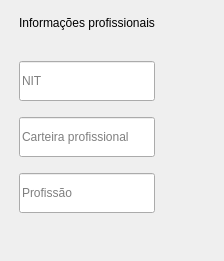
           <widget class="QWidget" name="pgProfissionais">
            <property name="sizePolicy">
             <sizepolicy hsizetype="Preferred" vsizetype="Minimum">
              <horstretch>0</horstretch>
              <verstretch>0</verstretch>
             </sizepolicy>
            </property>
            <layout class="QGridLayout" name="gridLayout_7">
             <property name="topMargin">
              <number>0</number>
             </property>
             <property name="bottomMargin">
              <number>0</number>
             </property>
             <property name="horizontalSpacing">
              <number>32</number>
             </property>
             <property name="verticalSpacing">
              <number>16</number>
             </property>
             <item row="0" column="0">
              <widget class="QFrame" name="frame_9">
               <property name="maximumSize">
                <size>
                 <width>694</width>
                 <height>16777215</height>
                </size>
               </property>
               <property name="frameShape">
                <enum>QFrame::NoFrame</enum>
               </property>
               <property name="frameShadow">
                <enum>QFrame::Raised</enum>
               </property>
               <layout class="QGridLayout" name="gridLayout_6">
                <property name="leftMargin">
                 <number>8</number>
                </property>
                <property name="topMargin">
                 <number>0</number>
                </property>
                <property name="rightMargin">
                 <number>8</number>
                </property>
                <property name="bottomMargin">
                 <number>8</number>
                </property>
                <property name="horizontalSpacing">
                 <number>18</number>
                </property>
                <property name="verticalSpacing">
                 <number>16</number>
                </property>
                <item row="2" column="0">
                 <widget class="QLineEdit" name="leCarteiraProf">
                  <property name="minimumSize">
                   <size>
                    <width>0</width>
                    <height>40</height>
                   </size>
                  </property>
                  <property name="text">
                   <string/>
                  </property>
                  <property name="placeholderText">
                   <string>Carteira profissional</string>
                  </property>
                 </widget>
                </item>
                <item row="0" column="0" alignment="Qt::AlignTop">
                 <widget class="QFrame" name="frInfoCamposProf">
                  <property name="minimumSize">
                   <size>
                    <width>0</width>
                    <height>45</height>
                   </size>
                  </property>
                  <property name="frameShape">
                   <enum>QFrame::NoFrame</enum>
                  </property>
                  <property name="frameShadow">
                   <enum>QFrame::Raised</enum>
                  </property>
                  <layout class="QHBoxLayout" name="horizontalLayout_9">
                   <property name="spacing">
                    <number>0</number>
                   </property>
                   <property name="leftMargin">
                    <number>0</number>
                   </property>
                   <property name="topMargin">
                    <number>0</number>
                   </property>
                   <property name="rightMargin">
                    <number>0</number>
                   </property>
                   <property name="bottomMargin">
                    <number>0</number>
                   </property>
                   <item>
                    <widget class="QLabel" name="lbInfoCamposProf">
                     <property name="text">
                      <string>Informações profissionais</string>
                     </property>
                     <property name="alignment">
                      <set>Qt::AlignCenter</set>
                     </property>
                    </widget>
                   </item>
                  </layout>
                 </widget>
                </item>
                <item row="1" column="0">
                 <widget class="QLineEdit" name="leNit">
                  <property name="minimumSize">
                   <size>
                    <width>0</width>
                    <height>40</height>
                   </size>
                  </property>
                  <property name="text">
                   <string/>
                  </property>
                  <property name="placeholderText">
                   <string>NIT</string>
                  </property>
                 </widget>
                </item>
                <item row="3" column="0">
                 <widget class="QLineEdit" name="leProfissao">
                  <property name="minimumSize">
                   <size>
                    <width>0</width>
                    <height>40</height>
                   </size>
                  </property>
                  <property name="text">
                   <string/>
                  </property>
                  <property name="placeholderText">
                   <string>Profissão</string>
                  </property>
                 </widget>
                </item>
                <item row="4" column="0">
                 <spacer name="verticalSpacer_7">
                  <property name="orientation">
                   <enum>Qt::Vertical</enum>
                  </property>
                  <property name="sizeHint" stdset="0">
                   <size>
                    <width>20</width>
                    <height>40</height>
                   </size>
                  </property>
                 </spacer>
                </item>
               </layout>
              </widget>
             </item>
             <item row="0" column="1">
              <widget class="QFrame" name="frame_10">
               <property name="frameShape">
                <enum>QFrame::NoFrame</enum>
               </property>
               <property name="frameShadow">
                <enum>QFrame::Raised</enum>
               </property>
               <layout class="QVBoxLayout" name="verticalLayout_10">
                <item>
                 <layout class="QVBoxLayout" name="lvRightCards"/>
                </item>
               </layout>
              </widget>
             </item>
            </layout>
           </widget>
